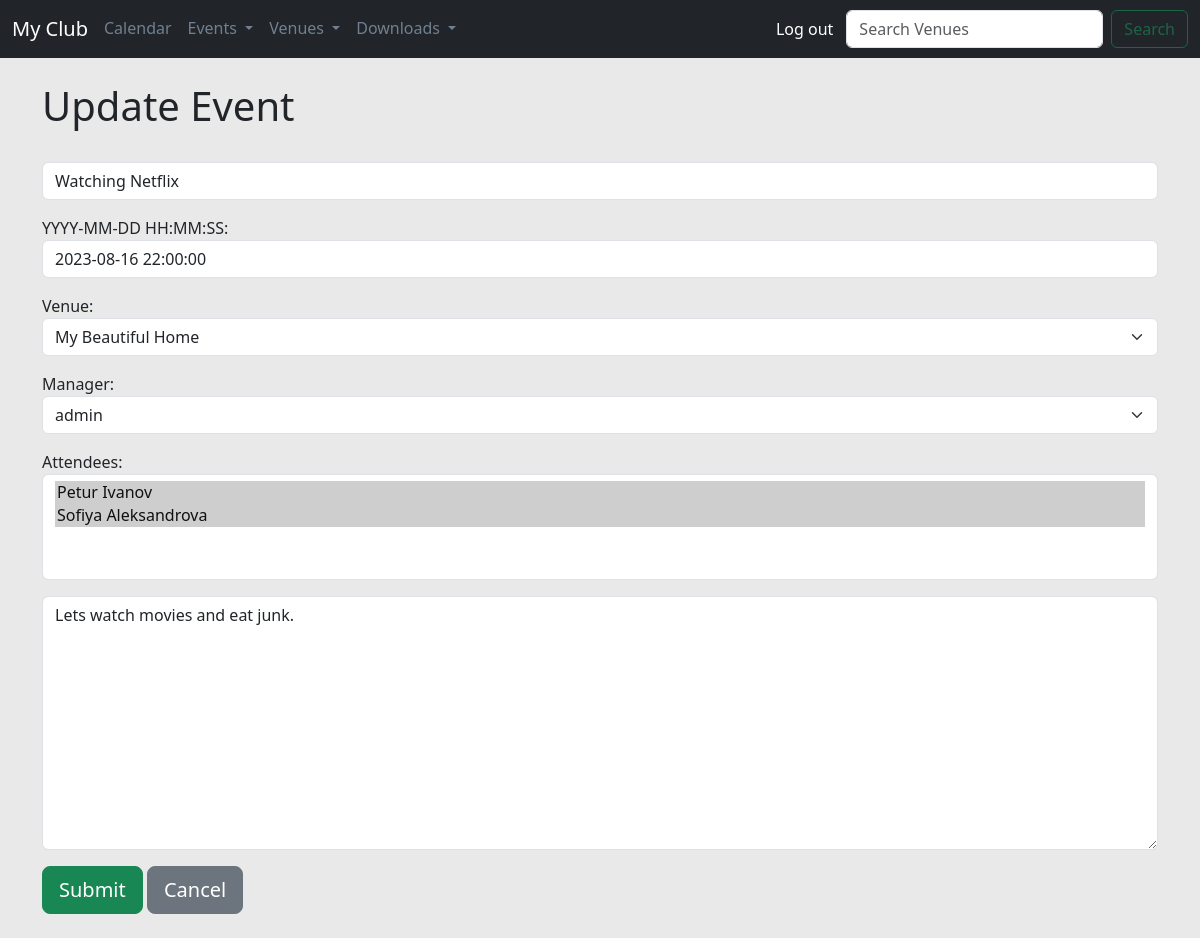
Page /update_event/3 (signed in) on the earlier database version.
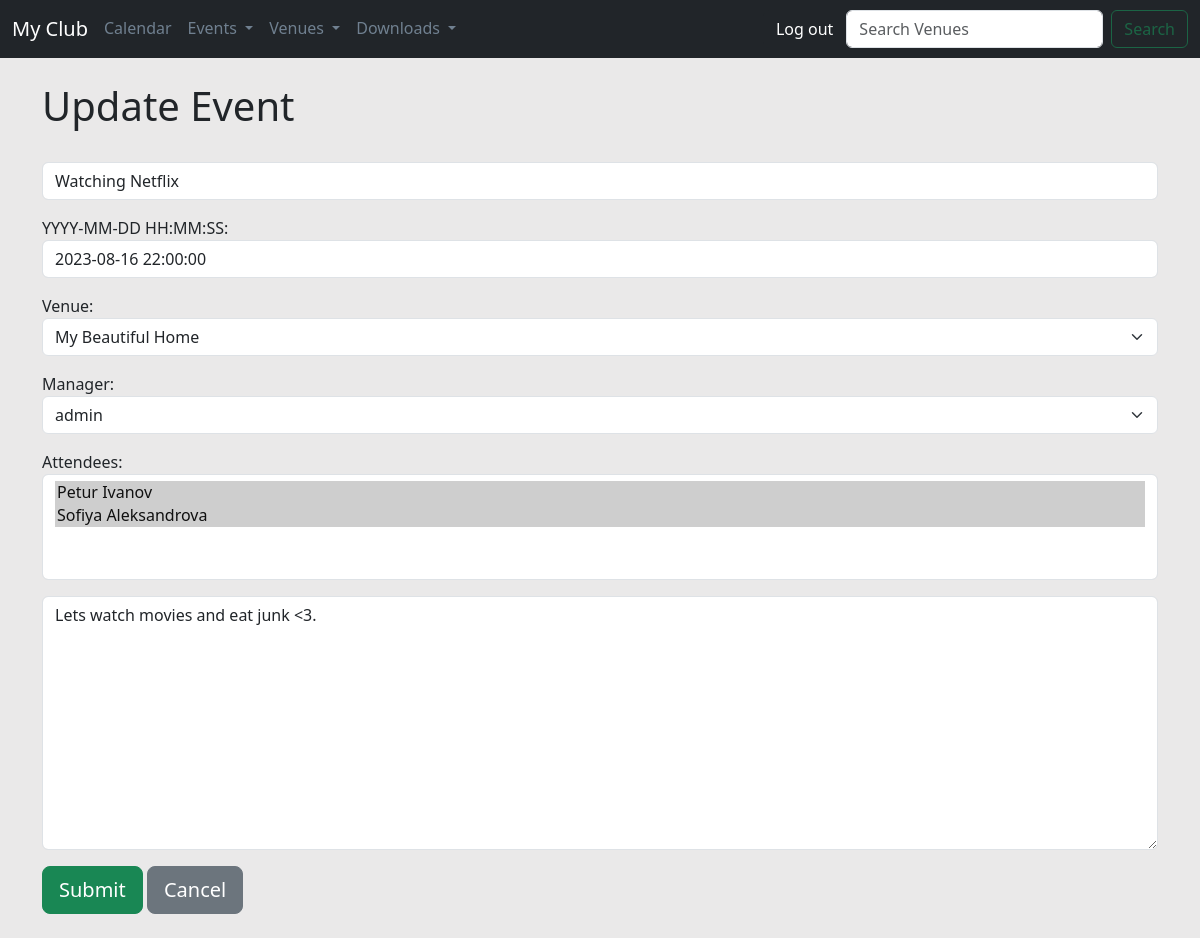
Same page on the later database version.
### events/models.py (models this page shows, shortened)
class Event(models.Model):
    name = models.CharField('Event name', max_length=150)
    event_data = models.DateTimeField('Event Date')
    venue = models.ForeignKey(Venue, blank=True, null=True, on_delete=models.CASCADE)
    manager = models.ForeignKey(User, blank=True, null=True, on_delete=models.SET_NULL)
    description = models.TextField(blank=True)
    attendees = models.ManyToManyField(MyWebsiteUser, blank=True)

class Venue(models.Model):
    name = models.CharField('Venue Name', max_length=150)
    address = models.CharField(max_length=300)
    zip_code = models.CharField('Zip Code', max_length=15)
    phone = models.CharField('Contact Phone', max_length=25, blank=True)
    web = models.URLField('Website Address', blank=True)
    email_address = models.EmailField('Email Address', blank=True)
    def __str__(self):
        return self.name

### events/views.py (the view)
# urls.py: path('update_event/<event_id>', views.update_event, name="update-event"),
def update_event(request, event_id):
    event = Event.objects.get(pk=event_id)
    form = EventForm(request.POST or None, instance=event)
    if form.is_valid():
        form.save()
        messages.success(request, f'You Successfully Update - {event.name}')
        return redirect('list-events')
    return render(request, 'events/update_event.html', {'event': event, 'form': form})

### events/forms.py
class EventForm(ModelForm):
    class Meta:
        model = Event
        fields = ('name', 'event_data', 'venue', 'manager', 'attendees', 'description')
        labels = {
            'name': '',
            'event_data': 'YYYY-MM-DD HH:MM:SS',
            'venue': 'Venue',
            'manager': 'Manager',
            'attendees': 'Attendees',
            'description': '',
        }
        widgets = {
            'name': forms.TextInput(attrs={'class': 'form-control', 'placeholder': 'Event Name'}),
            'event_data': forms.TextInput(attrs={'class': 'form-control', 'placeholder': 'Event date'}),
            'venue': forms.Select(attrs={'class': 'form-select', 'placeholder': 'Venue'}),
            'manager': forms.Select(attrs={'class': 'form-select', 'placeholder': 'Manager'}),
            'attendees': forms.SelectMultiple(attrs={'class': 'form-control', 'placeholder': 'Attendees'}),
            'description': forms.Textarea(attrs={'class': 'form-control', 'placeholder': 'Description'}),
        }

### events/models.py (called while the page is built)
    def __str__(self):
        return f"{self.first_name} {self.last_name}"

### events/templates/events/update_event.html (shortened to what this page needs)
{% extends 'events/base.html' %}
{% block content %}
{% if user.is_authenticated %}
    {% if user == event.manager %}
<h1>
    Update Event
</h1>
<br/>
<form action="" method=POST>
    {{ form.as_p }}
    <input type="submit" value="Submit"
           class="btn btn-success btn-lg">
    <a href="{% url 'list-events' %}" class="btn btn-secondary btn-lg">Cancel</a>
    <br/><br/>
</form>
    {% else %}
<h1>Access Denied</h1>
    {% endif %}
{% endif %}
{% endblock %}

Differences in the rows shown:
changed Event "My Beautiful Home": description "Lets watch movies and eat junk." → "Lets watch movies and eat junk <3."
